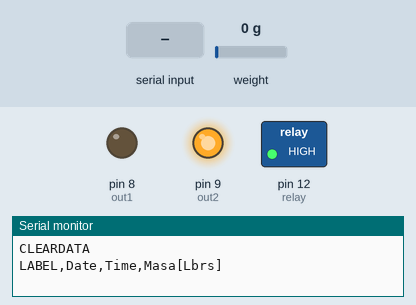
The sketch below on a simulated Arduino Uno, built with avr-gcc and run on an emulated ATmega328P. Parts: switched loads named in the sketch (green lamp = pin HIGH), output pins drawn as LEDs (lit = HIGH), the last lines printed to the serial monitor. Inputs (shaded band) come from the test bench; at power-on: weight on the scale 0 g.

Above: at 2.1 s.
At 3.4 s:
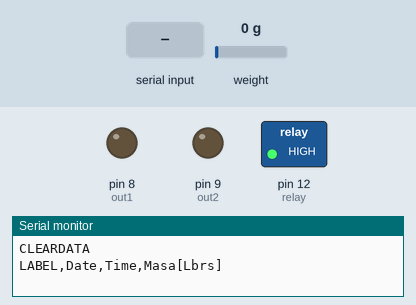
3.5 s: "2" received over Serial
At 5.25 s:
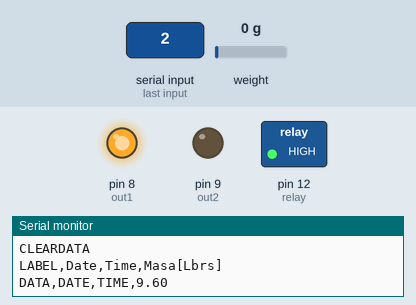
Timing chart, 0 to 6.8 s (numbered marks = the images above; inputs shaded):
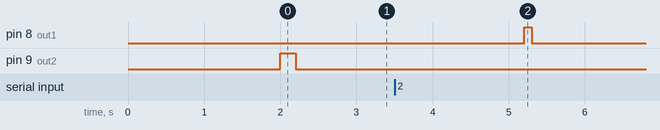

The sketch:

tolva.ino
```cpp
#include <SPI.h>
#include <Wire.h>
#include "HX711.h"
#define DOUT  3
#define CLK  2

//+++++++++++++++++++++PARAMETROS++++++++++++++++++++++++++++++++++++++
int tiempo=200;
int masa_programada=10;
//+++++++++++++++++++++++++++++++++++++++++++++++++++++++++++++++++++++

HX711 scale(DOUT, CLK);
float calibration_factor = -11980;
int relay = 12;
int centinela=0;
int option;
int out1 = 8;
int out2 = 9;
void setup()
{
  Serial.begin(4800);
  pinMode(relay, OUTPUT);
  pinMode(out1, OUTPUT); //Motor 1
  pinMode(out2, OUTPUT); //Motor 2
  digitalWrite(out1, LOW);//salidas digitsles
  digitalWrite(out2, LOW);//salidas digitsles
  digitalWrite(relay, HIGH);//salidas digitsles
  scale.set_scale();
  scale.tare(); //Reset the scale to 0

  long zero_factor = scale.read_average(); //Get a baseline reading
  //Initialize with the I2C addr. Use 0x3C if board jumper is 0x78, and 0x3D if board jumper is 0x7A
   Serial.println("CLEARDATA");
   Serial.println("LABEL,Date,Time,Masa[Lbrs]");
   digitalWrite(out1, LOW);//salidas digitsles
   digitalWrite(out2, HIGH);//salidas digitsles
   delay(tiempo);
   digitalWrite(out1, LOW);//salidas digitsles
   digitalWrite(out2, LOW);//salidas digitsles
}
void loop()
{
  if (Serial.available()>0)
  {
    //leemos la opcion enviada
    option=Serial.read();
    if(option=='1') //Funcion que controla carro para ADELANTE
    {
      digitalWrite(out1, LOW);//salidas digitsles
      digitalWrite(out2, HIGH);//salidas digitsles
      delay(100);
      digitalWrite(out1, LOW);//salidas digitsles
      digitalWrite(out2, LOW);//salidas digitsles
      option=0;
    }
    if(option=='2') //Funcion que controla carro para ADELANTE
    {
      digitalWrite(out1, HIGH);//salidas digitsles
      digitalWrite(out2, LOW);//salidas digitsles
      delay(100);
      digitalWrite(out1, LOW);//salidas digitsles
      digitalWrite(out2, LOW);//salidas digitsles
      option=0;
    }
  }

  scale.set_scale(calibration_factor); //Adjust to this calibration factor
  //Serial.println(scale.get_units(1), 1);
  displayValue(scale.get_units(20)  );
  Serial.print( (String) "DATA,DATE,TIME," );
  Serial.println(9.6);
  //Serial.println((scale.get_units(20))*(-1) );
  //delay(100);
}
void displayValue(float val)
{
  //Serial.print("Masa[Lbrs]: ");
 //Serial.println(scale.get_units(20) );
  if((val<-masa_programada)&&(centinela==0))
  {
      digitalWrite(out1, HIGH);//salidas digitsles
      digitalWrite(out2, LOW);//salidas digitsles
      delay(tiempo);
      digitalWrite(out1, LOW);//salidas digitsles
      digitalWrite(out2, LOW);//salidas digitsles
      centinela=1;
   }
  delay(1000);
}
```

Measured:
- after the input at 3.5 s, pin 8 (out1): LOW → HIGH after 1.7 s, → LOW 0.10 s later
